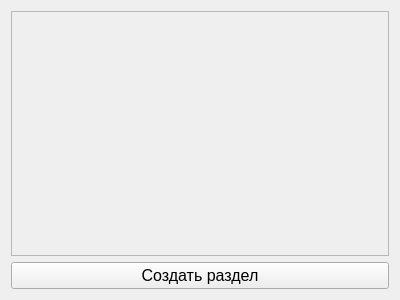
<?xml version="1.0" encoding="UTF-8"?>
<ui version="4.0">
 <class>SectionsForm</class>
 <widget class="QWidget" name="SectionsForm">
  <property name="geometry">
   <rect>
    <x>0</x>
    <y>0</y>
    <width>400</width>
    <height>300</height>
   </rect>
  </property>
  <property name="windowTitle">
   <string>Form</string>
  </property>
  <layout class="QVBoxLayout" name="verticalLayout">
   <item>
    <widget class="QScrollArea" name="scrollArea">
     <property name="widgetResizable">
      <bool>true</bool>
     </property>
     <widget class="QWidget" name="sectionsList">
      <property name="geometry">
       <rect>
        <x>0</x>
        <y>0</y>
        <width>380</width>
        <height>247</height>
       </rect>
      </property>
      <layout class="QVBoxLayout" name="verticalLayout_2">
       <property name="spacing">
        <number>20</number>
       </property>
       <property name="sizeConstraint">
        <enum>QLayout::SetMaximumSize</enum>
       </property>
      </layout>
     </widget>
    </widget>
   </item>
   <item>
    <widget class="QPushButton" name="createSectionButton">
     <property name="font">
      <font>
       <pointsize>12</pointsize>
      </font>
     </property>
     <property name="text">
      <string>Создать раздел</string>
     </property>
    </widget>
   </item>
  </layout>
 </widget>
 <resources/>
 <connections/>
</ui>
